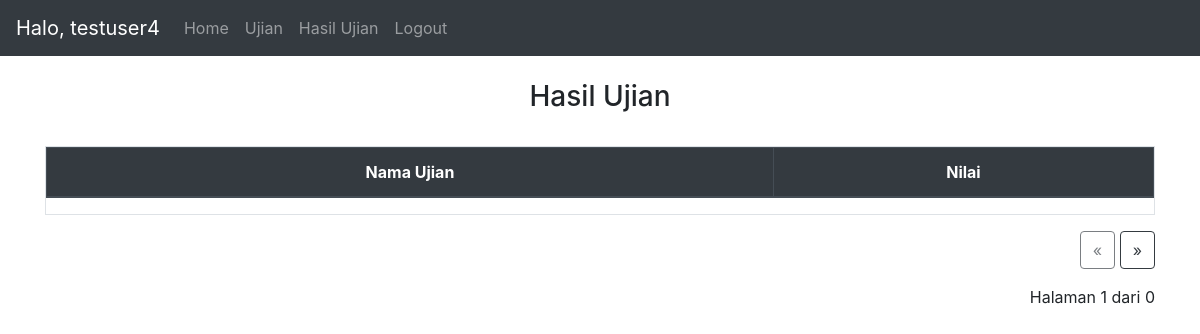
Page /result/1 (signed in) on the earlier database version.
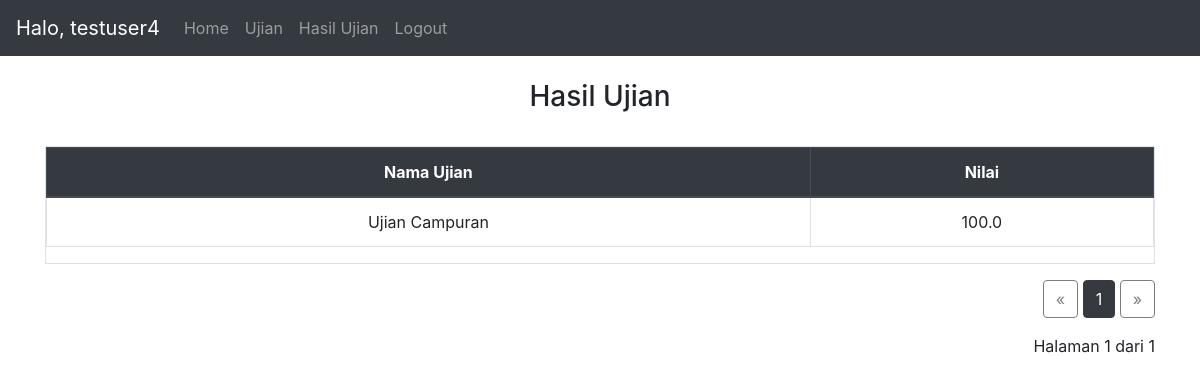
Same page on the later database version.
### website/models.py (models this page shows)
class Result(db.Model):
    id = db.Column(db.Integer, primary_key=True)
    user_id = db.Column(db.Integer, db.ForeignKey('user.id'))
    user_name = db.Column(db.String(150))
    exam_id = db.Column(db.Integer, db.ForeignKey('exam.id'))
    exam_name = db.Column(db.String(150))
    grade = db.Column(db.Float)

### website/views.py (the view)
@views.route('/result/<page>', methods=['GET','POST'])
@login_required
def result(page):
    db_result = Result.query.filter_by(user_id=current_user.id).paginate(page=int(page), per_page=10)
    return render_template("result.html", user=current_user, results=db_result)

### website/__init__.py (called while the page is built)
def create_app():
    app = Flask(__name__)
    app.config['SECRET_KEY'] = 'secret key'
    app.config['SQLALCHEMY_DATABASE_URI'] = f'sqlite:///{DB_NAME}'
    db.init_app(app)
    from .views import views
    from .auth import auth
    app.register_blueprint(views, url_prefix='/')
    app.register_blueprint(auth, url_prefix='/')
    from .models import User, Note, Exam, Result, Question,UserAnswer #,Class
    with app.app_context():
        db.create_all()
    login_manager = LoginManager()
    login_manager.login_view = 'auth.login'
    login_manager.init_app(app)
    @login_manager.user_loader
    def load_user(id):
        return User.query.get(int(id))
    return app

### website/templates/result.html
{% extends "base.html" %} {% block title %}Hasil Ujian{% endblock %} {% block
    content %}
    <br>
    <h3 align="center">Hasil Ujian</h3>
    <br>
    <div class="table table-responsive table-hover table-bordered">
      <table class="table">
        <thead class="text-center thead-dark">
          <tr>
            <th>Nama Ujian</th>
            <th>Nilai</th>
          </tr>
        </thead>
        {% for result in results %}
        <tbody class="text-center">
          <td>{{result.exam_name}}</td>
          <td>{{result.grade}}</td>
        </tbody>
        {% endfor %}
      </table>
    </div>
    <div class="text-right">
      <a href="{{results.prev_num}}" class="btn btn-outline-dark {% if results.page == 1 %}disabled{% endif %}">&laquo;</a>
      {% for number in results.iter_pages(left_edge=1, right_edge=1, left_current=1, right_current=2) %}
        {% if number %}
          {% if results.page != number %}
            <span>
              <a class="btn btn-outline-dark"
                  href="{{number}}">
              {{number}}
              </a>
            </span>
          {% else %}
              <span class="btn btn-dark">{{number}}</span>
          {% endif %}
        {% else %}
        ...
        {% endif %}
      {% endfor %}
      <a href="{{results.next_num}}" class="btn btn-outline-dark {% if results.page == results.pages %}disabled{% endif %}">&raquo;</a>
      <p class="text-right mt-3">
        Halaman {{ results.page }} dari {{ results.pages }}
        <br><a class="btn btn-secondary" id="stt" href="/stt/nav/2" hidden>Rekam Perintah</a>
      </p>
    </div>
    {% endblock %}

Differences in the rows shown:
added Result: exam_name "Ujian Campuran", grade "100.0"
Other differences:
{{ results.pages }}: "0" → "1"
new list line: "1"
